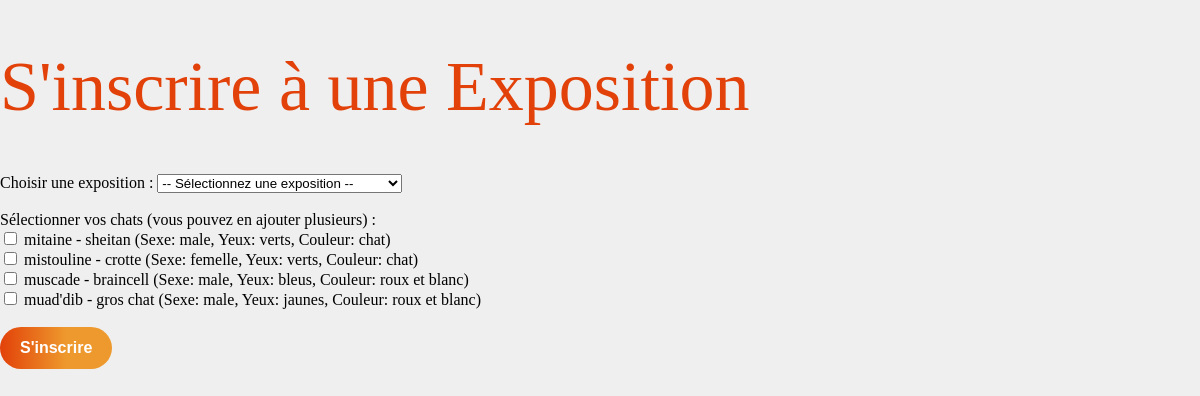
Screenshot of /src/pages/register_exposition.php (signed in) with the database file from the repository.
### tables this page shows
CREATE TABLE `Cat` (
  `cat_id` int NOT NULL,
  `name` varchar(255) NOT NULL,
  `birthdate` date NOT NULL,
  `sex` varchar(255) NOT NULL,
  `breed` varchar(255) NOT NULL,
  `color` varchar(255) NOT NULL,
  `eyes` varchar(255) NOT NULL,
  `pedigree` varchar(255) NOT NULL,
  `chip` int NOT NULL,
  `breeder` varchar(255) NOT NULL,
  `father` varchar(255) NOT NULL,
  `mother` varchar(255) NOT NULL,
  `user_id` int NOT NULL
);

### src/pages/register_exposition.php (the view, shortened to what this page needs)
<?php
require_once("open_bdd.php");
$user_id = $_SESSION['user']['user_id'];
$sql_cats = "SELECT * FROM `Cat` WHERE `user_id` = :user_id";
$query_cats = $db->prepare($sql_cats);
$query_cats->execute([':user_id' => $user_id]);
$cats = $query_cats->fetchAll(PDO::FETCH_ASSOC);
?>
<!DOCTYPE html>
<html lang="fr">
<head>
    <link rel="stylesheet" href="style.css">
</head>
<body>
<h1>S'inscrire à une Exposition</h1>
<form action="register_exposition.php" method="POST">
    <label for="show_id">Choisir une exposition :</label>
    <select name="show_id" id="show_id" required>
        <option value="">-- Sélectionnez une exposition --</option>
    </select><br><br>
    <label for="cats">Sélectionner vos chats (vous pouvez en ajouter plusieurs) :</label><br>
    <div id="cats_container">
        <?php foreach ($cats as $cat): ?>
            <input type="checkbox" name="cats[]" value="<?php echo $cat['cat_id']; ?>">
            <label>
                <?php echo $cat['name'] . ' - ' . $cat['breed']; ?>
                (Sexe: <?php echo $cat['sex']; ?>, Yeux: <?php echo $cat['eyes']; ?>, Couleur: <?php echo $cat['color']; ?>)
            </label><br>
        <?php endforeach; ?>
    </div><br>
    <button type="submit">S'inscrire</button>
</form>
</body>
</html>

### src/CSS/style.css (style rules this page uses)
:root { --main: #efefef; --accent: linear-gradient(90deg, rgba(226,65,9,1) 0%, rgba(238,153,45,1) 59%); --xl: 70px; --lg: 30px; --l: 20px; --Title-color: #e24109; --T2-color: #ee992d; --Tfont: 'Painting With Chocolate'; }
body { margin: 0; background-color: var(--main); }
h1 { font-size: var(--xl); color: var(--Title-color); font-family: var(--Tfont); font-weight: normal; font-style: normal; }
button { background: var(--accent); color: white; border: none; padding: 12px 20px; font-size: 16px; font-weight: bold; border-radius: 30px; cursor: pointer; text-align: center; transition: all 0.3s ease; }

### rows the page displays
cat: name "mitaine", breed "sheitan", sex "male", eyes "verts", color "chat"
cat: name "mistouline", breed "crotte", sex "femelle", eyes "verts", color "chat"
cat: name "muscade", breed "braincell", sex "male", eyes "bleus", color "roux et blanc"
cat: name "muad'dib", breed "gros chat", sex "male", eyes "jaunes", color "roux et blanc"
